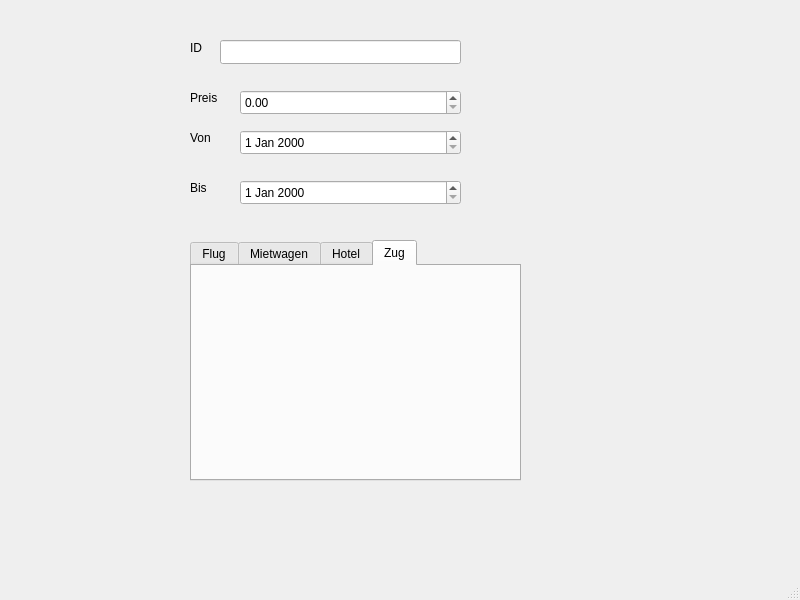
<?xml version="1.0" encoding="UTF-8"?>
<ui version="4.0">
 <class>BuchungsDetails</class>
 <widget class="QMainWindow" name="BuchungsDetails">
  <property name="geometry">
   <rect>
    <x>0</x>
    <y>0</y>
    <width>800</width>
    <height>600</height>
   </rect>
  </property>
  <property name="windowTitle">
   <string>MainWindow</string>
  </property>
  <widget class="QWidget" name="centralwidget">
   <widget class="QTabWidget" name="tabWidget">
    <property name="geometry">
     <rect>
      <x>190</x>
      <y>240</y>
      <width>331</width>
      <height>241</height>
     </rect>
    </property>
    <property name="currentIndex">
     <number>3</number>
    </property>
    <widget class="QWidget" name="flug">
     <attribute name="title">
      <string>Flug</string>
     </attribute>
    </widget>
    <widget class="QWidget" name="mietwagen">
     <attribute name="title">
      <string>Mietwagen</string>
     </attribute>
    </widget>
    <widget class="QWidget" name="hotel">
     <attribute name="title">
      <string>Hotel</string>
     </attribute>
    </widget>
    <widget class="QWidget" name="zug">
     <attribute name="title">
      <string>Zug</string>
     </attribute>
    </widget>
   </widget>
   <widget class="QLabel" name="label">
    <property name="geometry">
     <rect>
      <x>190</x>
      <y>40</y>
      <width>21</width>
      <height>16</height>
     </rect>
    </property>
    <property name="text">
     <string>ID</string>
    </property>
   </widget>
   <widget class="QLabel" name="label_2">
    <property name="geometry">
     <rect>
      <x>190</x>
      <y>90</y>
      <width>41</width>
      <height>16</height>
     </rect>
    </property>
    <property name="text">
     <string>Preis</string>
    </property>
   </widget>
   <widget class="QLabel" name="label_3">
    <property name="geometry">
     <rect>
      <x>190</x>
      <y>130</y>
      <width>31</width>
      <height>16</height>
     </rect>
    </property>
    <property name="text">
     <string>Von</string>
    </property>
   </widget>
   <widget class="QLabel" name="label_4">
    <property name="geometry">
     <rect>
      <x>190</x>
      <y>180</y>
      <width>21</width>
      <height>16</height>
     </rect>
    </property>
    <property name="text">
     <string>Bis</string>
    </property>
   </widget>
   <widget class="QLineEdit" name="lineEdit">
    <property name="geometry">
     <rect>
      <x>220</x>
      <y>40</y>
      <width>241</width>
      <height>24</height>
     </rect>
    </property>
   </widget>
   <widget class="QDoubleSpinBox" name="doubleSpinBox">
    <property name="geometry">
     <rect>
      <x>240</x>
      <y>90</y>
      <width>221</width>
      <height>25</height>
     </rect>
    </property>
   </widget>
   <widget class="QDateEdit" name="dateEdit">
    <property name="geometry">
     <rect>
      <x>240</x>
      <y>130</y>
      <width>221</width>
      <height>25</height>
     </rect>
    </property>
   </widget>
   <widget class="QDateEdit" name="dateEdit_2">
    <property name="geometry">
     <rect>
      <x>240</x>
      <y>180</y>
      <width>221</width>
      <height>25</height>
     </rect>
    </property>
   </widget>
  </widget>
  <widget class="QMenuBar" name="menubar">
   <property name="geometry">
    <rect>
     <x>0</x>
     <y>0</y>
     <width>800</width>
     <height>25</height>
    </rect>
   </property>
  </widget>
  <widget class="QStatusBar" name="statusbar"/>
 </widget>
 <resources/>
 <connections/>
</ui>
